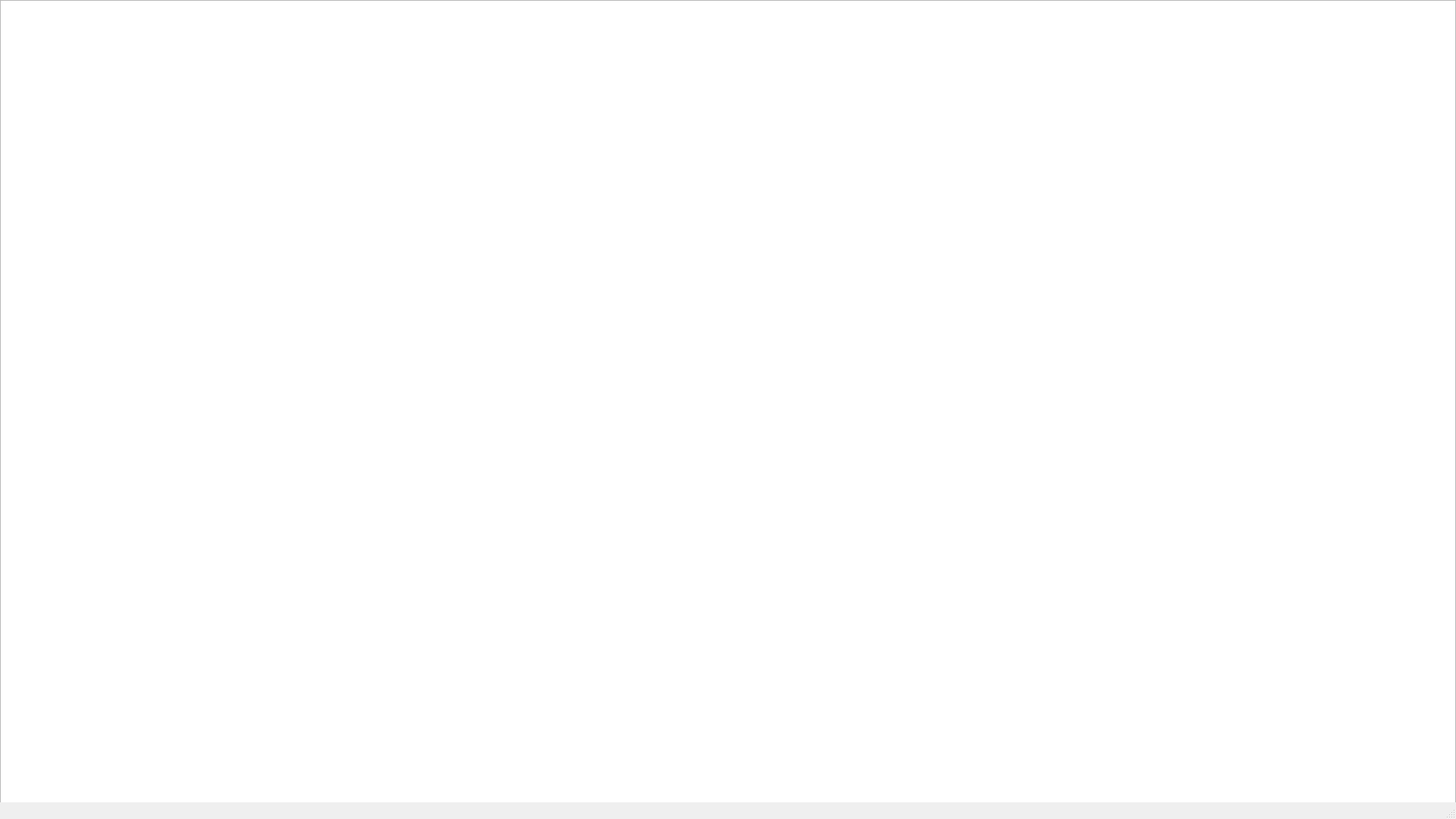
<?xml version="1.0" encoding="UTF-8"?>
<ui version="4.0">
 <class>MainWindow</class>
 <widget class="QMainWindow" name="MainWindow">
  <property name="geometry">
   <rect>
    <x>0</x>
    <y>0</y>
    <width>1920</width>
    <height>1080</height>
   </rect>
  </property>
  <property name="maximumSize">
   <size>
    <width>1920</width>
    <height>1080</height>
   </size>
  </property>
  <property name="focusPolicy">
   <enum>Qt::FocusPolicy::StrongFocus</enum>
  </property>
  <property name="windowTitle">
   <string>Video Presentation</string>
  </property>
  <widget class="QWidget" name="centralwidget">
   <widget class="QPushButton" name="pushButton_play_1">
    <property name="geometry">
     <rect>
      <x>500</x>
      <y>540</y>
      <width>180</width>
      <height>35</height>
     </rect>
    </property>
    <property name="font">
     <font>
      <family>Segoe UI</family>
      <pointsize>24</pointsize>
      <bold>true</bold>
     </font>
    </property>
    <property name="text">
     <string/>
    </property>
    <property name="flat">
     <bool>true</bool>
    </property>
   </widget>
   <widget class="QPushButton" name="pushButton_play_2">
    <property name="geometry">
     <rect>
      <x>740</x>
      <y>540</y>
      <width>180</width>
      <height>35</height>
     </rect>
    </property>
    <property name="font">
     <font>
      <family>Calibri</family>
      <pointsize>24</pointsize>
      <bold>true</bold>
     </font>
    </property>
    <property name="text">
     <string/>
    </property>
    <property name="flat">
     <bool>true</bool>
    </property>
   </widget>
   <widget class="QPushButton" name="pushButton_play_3">
    <property name="geometry">
     <rect>
      <x>990</x>
      <y>540</y>
      <width>180</width>
      <height>35</height>
     </rect>
    </property>
    <property name="font">
     <font>
      <pointsize>24</pointsize>
     </font>
    </property>
    <property name="text">
     <string/>
    </property>
    <property name="flat">
     <bool>true</bool>
    </property>
   </widget>
   <widget class="QPushButton" name="pushButton_play_4">
    <property name="geometry">
     <rect>
      <x>1240</x>
      <y>540</y>
      <width>180</width>
      <height>35</height>
     </rect>
    </property>
    <property name="text">
     <string/>
    </property>
    <property name="flat">
     <bool>true</bool>
    </property>
   </widget>
   <widget class="QGraphicsView" name="graphicsView">
    <property name="geometry">
     <rect>
      <x>0</x>
      <y>0</y>
      <width>1920</width>
      <height>1080</height>
     </rect>
    </property>
   </widget>
   <zorder>graphicsView</zorder>
   <zorder>pushButton_play_1</zorder>
   <zorder>pushButton_play_2</zorder>
   <zorder>pushButton_play_3</zorder>
   <zorder>pushButton_play_4</zorder>
  </widget>
  <widget class="QStatusBar" name="statusbar"/>
 </widget>
 <resources/>
 <connections/>
</ui>
